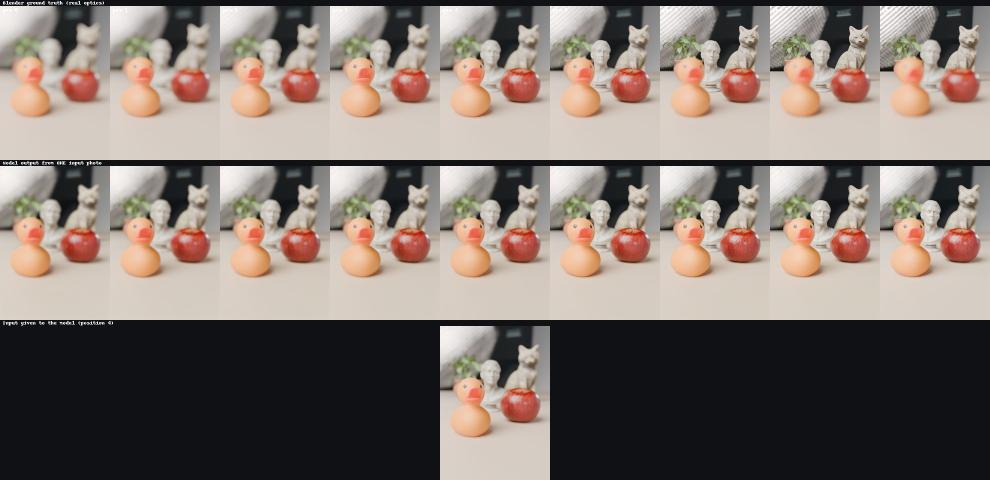
#> input picture report/compare_macro_in4.jpg, 1980 x 960 px, given in place of focal_position_0000.png, which was not available (shown at 1/2 size)
$ python gt_sheet.py ../report ../report/fig_retrain_chess.jpg
#> lines starting #> are read from the running program, lines starting #| are printed output that depends on the picture
import sys
from PIL import Image
d, out = sys.argv[1], sys.argv[2]
W, H = 200, 280; s = Image.new("RGB", (9 * W, H))
#> after `s = Image.new('RGB', (9 * W, H))`: s: PIL image 1800x280 RGB; every value is 0
for i in range(9): s.paste(Image.open(f"{d}/focal_position_{i:04d}.png").convert("RGB").resize((W, H)), (i * W, 0))
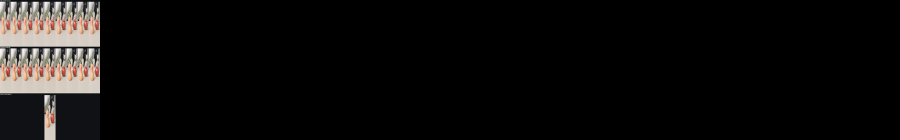
#> s: PIL image 1800x280 RGB (shown at 1/2 size); mean R, G, B 14.3, 13.1, 12.3
#> pass 2 of the loop `for i in range(9): s.paste(Image.open(f"{d}/focal_position_{i:04d}.png..`:
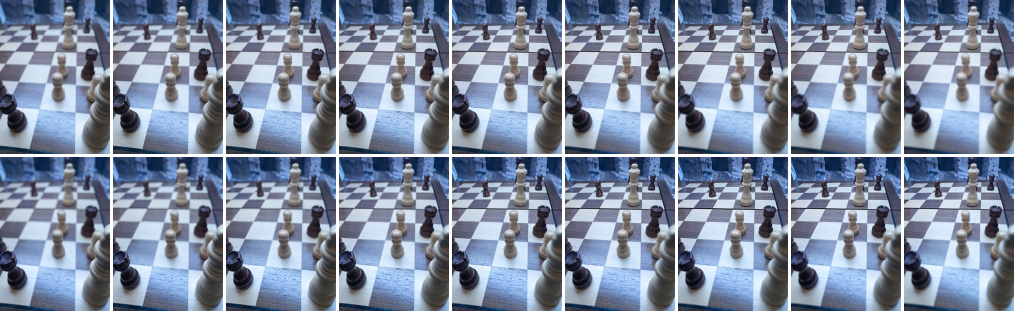
#> input picture report/fig_retrain_chess.jpg, 2028 x 622 px, given in place of focal_position_0001.png, which was not available (shown at 1/2 size)
#> `for i in range(9): s.paste(Image.open(f"{d}/focal_position_{i:04d}.png..`:
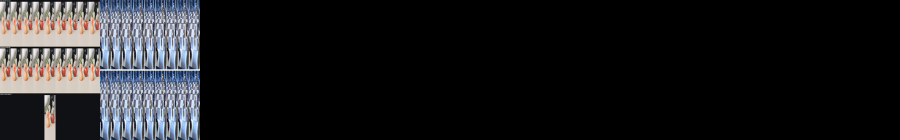
#> s: PIL image 1800x280 RGB (shown at 1/2 size); mean R, G, B 28.2, 28.3, 29.9
#> (the run stopped early here; a loop or call above may not have finished)
